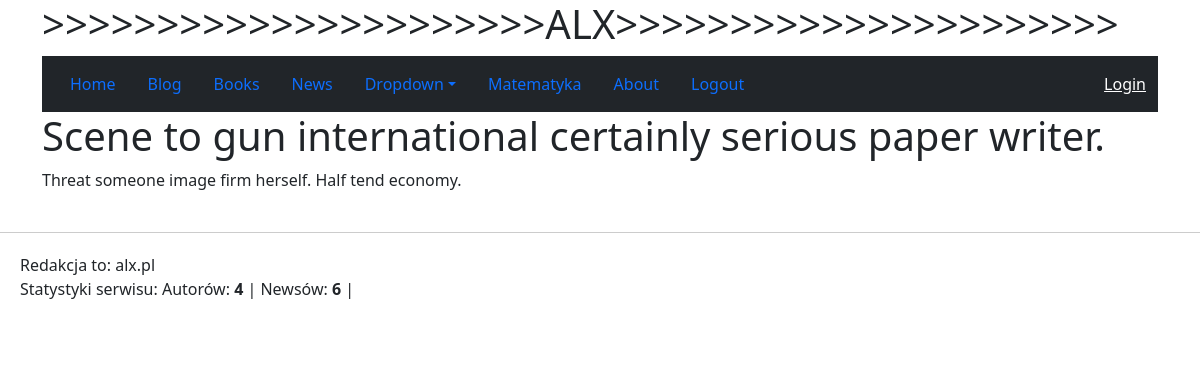
/blog/post/100/, run on the app's committed database.
### blog/models.py (models this page shows, shortened)
class Post(models.Model):
    title = models.CharField(max_length=200)
    content = models.TextField()

### blog/views.py (the view)
# urls.py: path("post/<int:id>/", views.PostDetailView.as_view(), name="details"),
class PostDetailView(DetailView):
    model = Post
    template_name = "blog/details.html"
    pk_url_kwarg = "id"
    context_object_name = "post" # to chyba zbędne

### blog/contextprocessors.py (called while the page is built)
def posts_count(request):
    return {'posts_count': blog.count_posts()}

### blog/services.py (called while the page is built)
    def count_posts(self):
        return self._posts.count()

### news/context_processors.py (called while the page is built)
def my_context(request):
    return {
        "redakcja": "alx.pl"
    }

def global_metrics(request):
    return {
        "ilosc_autorow": Author.objects.count(),
        "ilosc_newsow": News.objects.count(),
    }

### blog/templates/blog/details.html (shortened to what this page needs)
{% extends "base.html" %}
{% block content %}
    <h1>{{ post.title }}</h1>
    <p>{{ post.content }}</p>
{% endblock %}

### data on the page
Post: title "Scene to gun international certainly serious paper writer.", content "Threat someone image firm herself. Half tend economy."

### other printed values
{{ redakcja }} "alx.pl"
{{ ilosc_autorow }} "4"
{{ ilosc_newsow }} "6"
